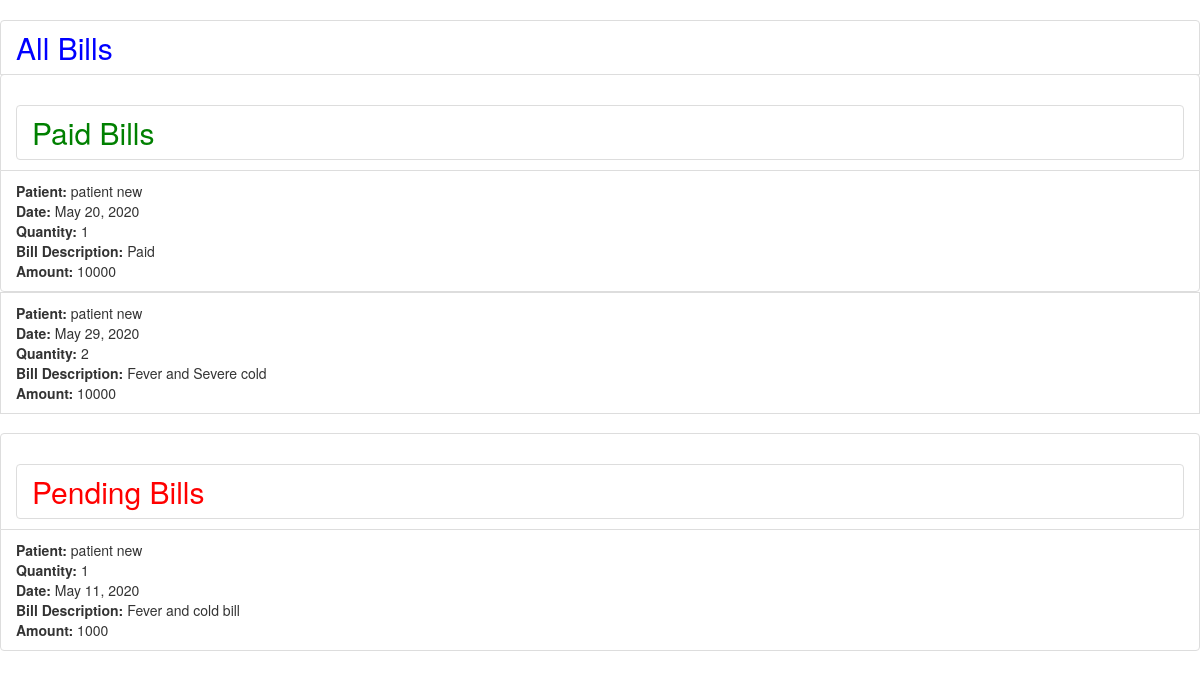
Page /bills/ (signed in) on the committed database.
### bills/models.py (models this page shows, shortened)
class bill(models.Model):
    case = models.ForeignKey(case, on_delete=models.CASCADE, related_name='case_bill')
    amount = models.IntegerField()
    quantity = models.IntegerField()
    bill_date = models.DateField()
    bill_details = models.CharField(max_length=500)
    is_paid = models.BooleanField(default=False)
    remaining_amount=models.IntegerField()

### all_cases/models.py (models this page shows, shortened)
class case(models.Model):
	patient = models.ForeignKey(User, on_delete=models.CASCADE, related_name='case_patient')
	receptionist = models.ForeignKey(User, on_delete=models.CASCADE, related_name='case_receptionist')
	description = models.CharField(max_length=1000, default=None)
	start_date = models.DateField()
	closed_date = models.DateField(default=None, null=True)

### bills/views.py (the view)
# urls.py: path('', view_bills),
@login_required
def view_bills(request):
    c = {}
    c.update(csrf(request))
    if hasGroup(request.user, 'Patient'):
        c['bills'] = []
        c['isPatient'] = True
        for cases in case.objects.filter(patient=request.user):
            c['bills'].extend(list(bill.objects.filter(case=cases)))
    elif hasGroup(request.user, 'Receptionist'):
        c['isreceptionist']=True
        c['bills'] = []
        for cases in case.objects.all():
            c['bills'].extend(list(bill.objects.filter(case=cases)))
    else:
        messages.add_message(request, messages.WARNING, 'Access Denied.')
        return HttpResponseRedirect('/home')
    bills = c['bills']
    c['paidBills'] = []
    c['pendingBills'] = []
    for b in bills:
        if b.is_paid:
            c['paidBills'].append(b)
        else:
            c['pendingBills'].append(b)
    return render(request, 'bills/view_bills.html', c)

### home/context_processors.py (called while the page is built)
def hasGroup(user, groupName):
    try:
        group = Group.objects.get(name=groupName)
        return True if group in user.groups.all() else False
    except:
        return False

### templates/bills/view_bills.html (shortened to what this page needs)
<head>
<link rel="stylesheet" href="https://maxcdn.bootstrapcdn.com/bootstrap/3.4.1/css/bootstrap.min.css">
</head>
{% if isreceptionist%}
<h2 class="list-group-item" style="color:red; position:relative;"><span style="color:blue; postion:absolute;left:600px">All Bills</span></h2>
{% endif %}
{% block body %}
    {% if isPatient or isreceptionist%}
        <div class="Paid-bills">
        <li class="list-group-item"><h2 class="list-group-item" style="color:red; position:relative;"><span style="color:green; postion:absolute;left:600px">Paid Bills</span></h2></li>
        {% for bill in paidBills %}
              <li class="list-group-item">
                  <b>Patient:</b> <span class="blue-text text-lighten-1">{{bill.case.patient.first_name}} {{bill.case.patient.last_name}}</span><br>
                  <b>Date:</b> <span class="blue-text text-lighten-1">{{bill.bill_date}}</span><br>
                  <b>Quantity:</b> <span class="blue-text text-lighten-1">{{bill.quantity}}</span><br>
                  <b>Bill Description:</b> <span class="blue-text text-lighten-1">{{bill.bill_details}}</span><br>
                  <b>Amount:</b> <span class="blue-text text-lighten-1">{{bill.amount}}</span><br>
                </div>
              </li>
        {% endfor %}
        <div class="Pending-bills">
        <li class="list-group-item"><h2 class="list-group-item" style="color:red; position:relative;"><span style="color:red; postion:absolute;left:600px">Pending Bills</span></h2> </li>
        {% for bill in pendingBills %}
              <li class="list-group-item">
                <div class="collapsible-body">
                  <b>Patient:</b> <span class="blue-text text-lighten-1">{{bill.case.patient.first_name}} {{bill.case.patient.last_name}}</span><br>
                  <b>Quantity:</b> <span class="blue-text text-lighten-1">{{bill.quantity}}</span><br>
                  <b>Date:</b> <span class="blue-text text-lighten-1">{{bill.bill_date}}</span><br>
                  <b>Bill Description:</b> <span class="blue-text text-lighten-1">{{bill.bill_details}}</span><br>
                  <b>Amount:</b> <span class="blue-text text-lighten-1">{{bill.amount}}</span><br>
                </div>
              </li>
              {% endfor %}
        </div>
    {% endif %}
{% endblock %}

### rows in the picture
bill: case.patient.first_name "patient", case.patient.last_name "new", bill_date "May 20, 2020", quantity "1", bill_details "Paid", amount "10000"
bill: case.patient.first_name "patient", case.patient.last_name "new", bill_date "May 29, 2020", quantity "2", bill_details "Fever and Severe cold", amount "10000"
bill: case.patient.first_name "patient", case.patient.last_name "new", quantity "1", bill_date "May 11, 2020", bill_details "Fever and cold bill", amount "1000"
